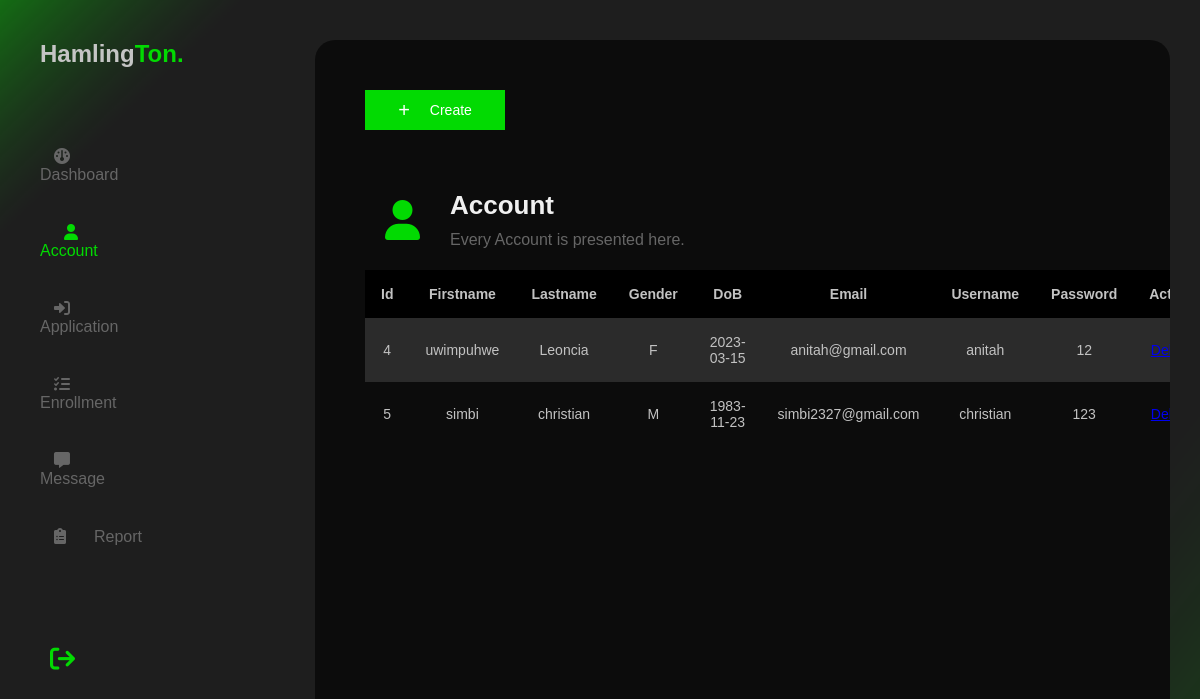
The page /account.php (signed in) on the database its author committed.
### tables this page shows
CREATE TABLE `user` (
  `uid` int(11) NOT NULL,
  `fname` varchar(50) NOT NULL,
  `lname` varchar(50) NOT NULL,
  `gender` char(1) NOT NULL,
  `dob` date NOT NULL,
  `email` varchar(50) NOT NULL,
  `username` varchar(50) NOT NULL,
  `password` varchar(50) NOT NULL
);

### account.php (the view, shortened to what this page needs)
<!DOCTYPE html>
<html lang="en">
<head>
    <link rel="stylesheet" href="admin.css">
    <link rel="stylesheet" href="./fontawesome-free-6.0.0-web/css/all.min.css">
</head>
<body>
    <div class="admin">
        <nav>
            <h1>Hamling<span>Ton.</span></h1>
            <ul>
                <li class = "list"><a href="admin.php"><i class="fa-solid fa-gauge"></i>Dashboard</a></li>
                <li class = "list"><a href="account.php" class="active"><i class="fa-solid fa-user"></i>Account</a></li>
                <li class = "list"><a href="app.php"><i class="fa-solid fa-right-to-bracket"></i>Application</a></li>
                <li class = "list"><a href="enroll.php"><i class="fa-solid fa-list-check"></i>Enrollment</a></li>
                <li class = "list"><a href="message.php"><i class="fa-solid fa-message"></i>Message</a></li>
                <li class = "list"><a href="report.php"><i class="fa-solid fa-clipboard-list"></i>Report</a></li>
                <li class="logout"><a href="logout.php"><i class="fa-solid fa-arrow-right-from-bracket"></i></a></li>
            </ul>
        </nav>
        <div class="view">
            <button onclick="myfun()"><i class="fa-thin fa-plus"></i>Create</button>
            <div class="acc-growth">
                <div class="head">
                    <i class="fa-solid fa-user"></i>
                    <span>
                        <h1>Account</h1>
                        <p>Every Account is presented here.</p>
                    </span>
                </div>
                <?php
                    include("connect.php");
                    $ret = mysqli_query($con,"select * from user") or die("fail to retrieve".mysqli_error($con));
                    $rec = mysqli_num_rows($ret);
                    if ($rec == 0) {
                        ?>
                        <table>
                            <tr>
                                <th>Id</th>
                                <th>Firstname</th>
                                <th>Lastname</th>
                                <th>Gender</th>
                                <th>DoB</th>
                                <th>Email</th>
                                <th>Username</th>
                                <th>Password</th>
                                <th>Action</th>
                            </tr>
                            <tr>
                                <td colspan="6">No one applied yet!</td>
                            </tr>
                        </table>
                        <?php
                    }
                    else {
                        ?>
                        <table>
                            <tr>
                                <th>Id</th>
                                <th>Firstname</th>
                                <th>Lastname</th>
                                <th>Gender</th>
                                <th>DoB</th>
                                <th>Email</th>
                                <th>Username</th>
                                <th>Password</th>
                                <th>Action</th>
                            </tr>
                            <?php
                                while ($a = mysqli_fetch_array($ret)) {
                                    ?>
                                    <tr>
                                        <td><?php echo $a['uid']; ?></td>
                                        <td><?php echo $a['fname']; ?></td>
                                        <td><?php echo $a['lname']; ?></td>
                                        <td><?php echo $a['gender']; ?></td>
                                        <td><?php echo $a['dob']; ?></td>
                                        <td><?php echo $a['email']; ?></td>
                                        <td><?php echo $a['username']; ?></td>
                                        <td><?php echo $a['password']; ?></td>
                                        <td><a href="delete.php?us_id=<?php echo $a['uid']; ?>">Delete</a></td>
                                    </tr>
                                    <?php
                                }
                            ?>
                        </table>
                        <?php
                    }
                ?>
            </div>
        </div>
    </div>
</body>
</html>

### admin.css (style rules this page uses)
* { margin: 0; padding: 0; box-sizing: border-box; }
.admin { position: fixed; width: 100%; height: 100%; display: flex; align-items: center; justify-content: center; }
.view { position: relative; overflow-y: scroll; width: 75%; height: 90%; margin: 30px; border-radius: 20px; background-color: rgb(12, 12, 12); }
::placeholder { color: rgb(201, 198, 198); }
nav { width: 25%; height: 100%; }
nav h1 { position: relative; font-family: arial; margin: 40px; color: rgb(197, 197, 197); }
nav h1 span { font-family: arial; color: rgb(2, 218, 2); }
nav ul { top: 10px; list-style: none; padding: 20px; display: flex; flex-direction: column; font-family: arial; justify-content: center; }
nav ul li a { color: rgb(102, 102, 102); padding: 14px; padding-right: 100px; text-decoration: none; transition: 0.3s ease-in-out; }
nav ul li { margin: 6px; padding: 14px; }
nav ul .active { color: rgb(2, 218, 2); left: 100px; margin-left: 10px; }
nav ul li i { width: 40px; }
.logout a i { position: relative; color: rgb(2, 218, 2); font-size: 25px; }
.logout { position: relative; top: 60px; }
.logout a { position: relative; padding: 10px; }
.acc-growth { width: 100%; font-family: arial; display: flex; flex-direction: column; justify-content: center; }
.acc-growth .head { position: relative; display: flex; margin-left: 50px; margin-bottom: 10px; color: rgb(240, 240, 240); }
.acc-growth .head i { font-size: 40px; margin: 20px; color: rgb(2, 218, 2); }
.acc-growth span h1 { margin: 10px; font-size: 26px; }
.acc-growth span p { margin: 10px; font-size: 16px; color: rgb(102, 102, 102); }
table { font-family: arial; width: 90%; margin: 50px; margin-top: 0; text-align: center; font-size: 14px; border-collapse: collapse; }
tr:nth-child(even) { background-color: rgb(43, 43, 43); }
th, td { padding: 16px; color: rgb(194, 194, 194); }
th { background-color: black; color: rgb(194, 194, 194); }
.view button { position: relative; background-color: rgb(2, 218, 2); display: flex; margin: 50px; width: 140px; padding: 10px; font-size: 14px; border: none; color: rgb(255, 255, 255); justify-content: center; align-items: center; cursor: pointer; }
.view button i { margin-right: 20px; font-size: 20px; font-weight: lighter; }
::placeholder { color: rgb(180, 180, 180); }

### rows shown on the page
user: uid "4", fname "uwimpuhwe", lname "Leoncia", gender "F", dob "2023-03-15", email "anitah@gmail.com", username "anitah", password "12"
user: uid "5", fname "simbi", lname "christian", gender "M", dob "1983-11-23", email "simbi2327@gmail.com", username "christian", password "123"
